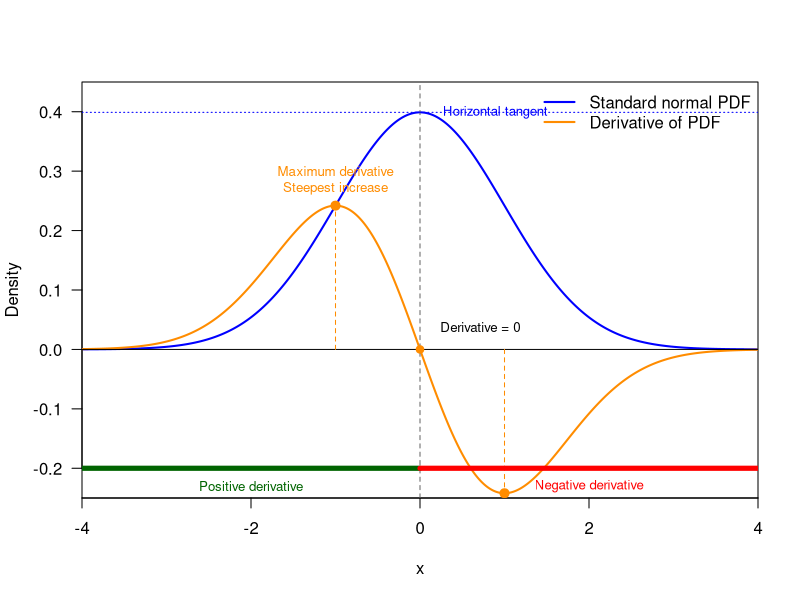

The R source for this figure:
## ---- chunk 1
#| label: fig-pdfDerivative
#| fig-cap: "Functions and its derivative, interpretation"
#-----------------------------
# 1. Define functions
#-----------------------------

pdf <- function(x) {
  dnorm(x)
}

derivative <- function(x) {
  -x * dnorm(x)
}

#-----------------------------
# 2. Generate values
#-----------------------------

x <- seq(-4, 4, length.out = 1000)

y_pdf <- pdf(x)
y_derivative <- derivative(x)

# Derivative extrema
x_max_deriv <- -1
x_min_deriv <- 1

y_max_deriv <- derivative(x_max_deriv)
y_min_deriv <- derivative(x_min_deriv)

#-----------------------------
# 3. Plot PDF
#-----------------------------

plot(x, y_pdf,
     type = "l",
     lwd = 2,
     col = "blue",
     xlab = "x",
     ylab = "Density",
     xlim = c(-4, 4),
     ylim = c(-0.25, 0.45),
     xaxs = "i",
     yaxs = "i",
     las = 1)

# Add derivative
lines(x, y_derivative,
      lwd = 2,
      col = "darkorange")

#-----------------------------
# 4. Reference lines
#-----------------------------

# Horizontal zero line
abline(h = 0, col = "black")

# Vertical line at x = 0
abline(v = 0, lty = 2, col = "grey40")

# Horizontal tangent to PDF at maximum
abline(h = pdf(0), col = "blue", lty = 3)

#-----------------------------
# 5. Derivative = 0 annotation
#-----------------------------

points(0, 0, pch = 19, col = "darkorange")

text(0.12, 0.035,
     labels = "Derivative = 0",
     pos = 4, cex = 0.8)

text(0.15, pdf(0),
     labels = "Horizontal tangent",
     pos = 4, col = "blue", cex = 0.8)
#-----------------------------
# 6. Steepest parts of PDF
#-----------------------------

# Maximum derivative: steepest increasing part
points(x_max_deriv, y_max_deriv,
       pch = 19, col = "darkorange", cex = 1.2)

segments(x_max_deriv, 0,
         x_max_deriv, y_max_deriv,
         col = "darkorange", lty = 2)

text(x_max_deriv, y_max_deriv + 0.045,
     labels = "Maximum derivative\nSteepest increase",
     col = "darkorange", cex = 0.8)

# Minimum derivative: steepest decreasing part
points(x_min_deriv, y_min_deriv,
       pch = 19, col = "darkorange", cex = 1.2)

segments(x_min_deriv, 0,
         x_min_deriv, y_min_deriv,
         col = "darkorange", lty = 2)

text(x_min_deriv, y_min_deriv - 0.055,
     labels = "Minimum derivative\nSteepest decrease",
     col = "darkorange", cex = 0.8)

#-----------------------------
# 7. Derivative sign on x-axis
#-----------------------------

segments(-4, -0.20, 0, -0.20,
         col = "darkgreen", lwd = 5)

segments(0, -0.20, 4, -0.20,
         col = "red", lwd = 5)

text(-2, -0.23, "Positive derivative",
     col = "darkgreen", cex = 0.8)

text(2, -0.23, "Negative derivative",
     col = "red", cex = 0.8)

#-----------------------------
# 8. Legend
#-----------------------------

legend("topright",
       legend = c("Standard normal PDF",
                  "Derivative of PDF"),
       col = c("blue", "darkorange"),
       lty = 1,
       lwd = 2,
       bty = "n")

## ---- chunk 2
# dat <- data.frame(
#    car = as.factor(c(1, 1, 2, 2)),
#    time = c(0, 1, 0, 1),
#    location = c(0,1,0,2))

#ggplot(dat, aes(x = time, y = location, color = car)) +
#    geom_point() +
#    geom_line()+
#    theme_bw()
